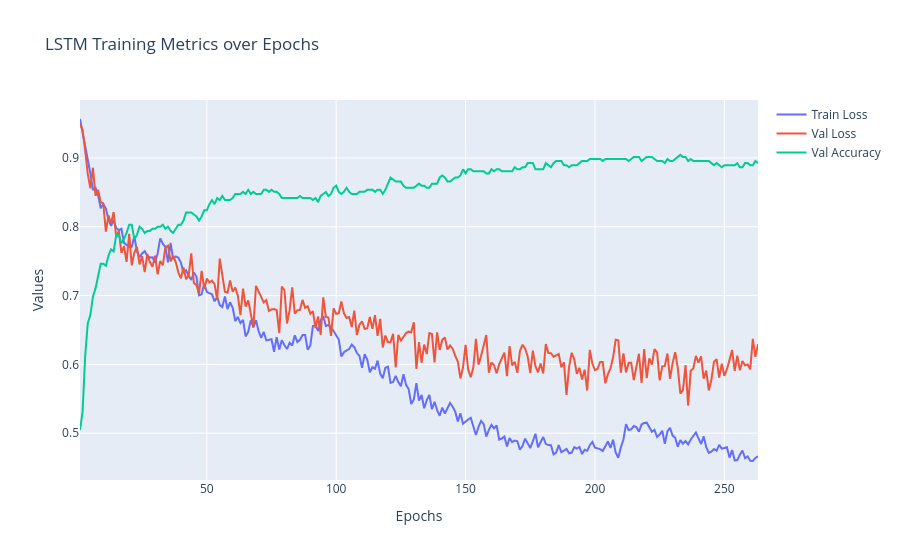

Source (notebook cell):
### Code cell
epochs = logs["epochs"]
train_loss = logs["train_loss"]
val_loss = logs["val_loss"]
val_acc = logs["val_acc"]

fig = go.Figure()
fig.add_trace(go.Scatter(x=epochs, y=train_loss, mode="lines", name="Train Loss"))
fig.add_trace(go.Scatter(x=epochs, y=val_loss, mode="lines", name="Val Loss"))
fig.add_trace(go.Scatter(x=epochs, y=val_acc, mode="lines", name="Val Accuracy"))

fig.update_layout(
    title="LSTM Training Metrics over Epochs",
    xaxis_title="Epochs",
    yaxis_title="Values",
    hovermode="x unified"
)

fig.show()

### Figure 1 — Plotly figure (JSON) as saved in the notebook; plotly's stock layout.template omitted (floating-point values rounded to 4 significant figures; data arrays with more than 128 entries replaced by an {"elided": "..."} marker saying what was removed)
{"data": [{"mode": "lines", "name": "Train Loss", "type": "scatter", "x": {"elided": "263 int values"}, "y": {"elided": "263 float values"}}, {"mode": "lines", "name": "Val Loss", "type": "scatter", "x": {"elided": "263 int values"}, "y": {"elided": "263 float values"}}, {"mode": "lines", "name": "Val Accuracy", "type": "scatter", "x": {"elided": "263 int values"}, "y": {"elided": "263 float values"}}], "layout": {"hovermode": "x unified", "title": {"text": "LSTM Training Metrics over Epochs"}, "xaxis": {"title": {"text": "Epochs"}}, "yaxis": {"title": {"text": "Values"}}}}
